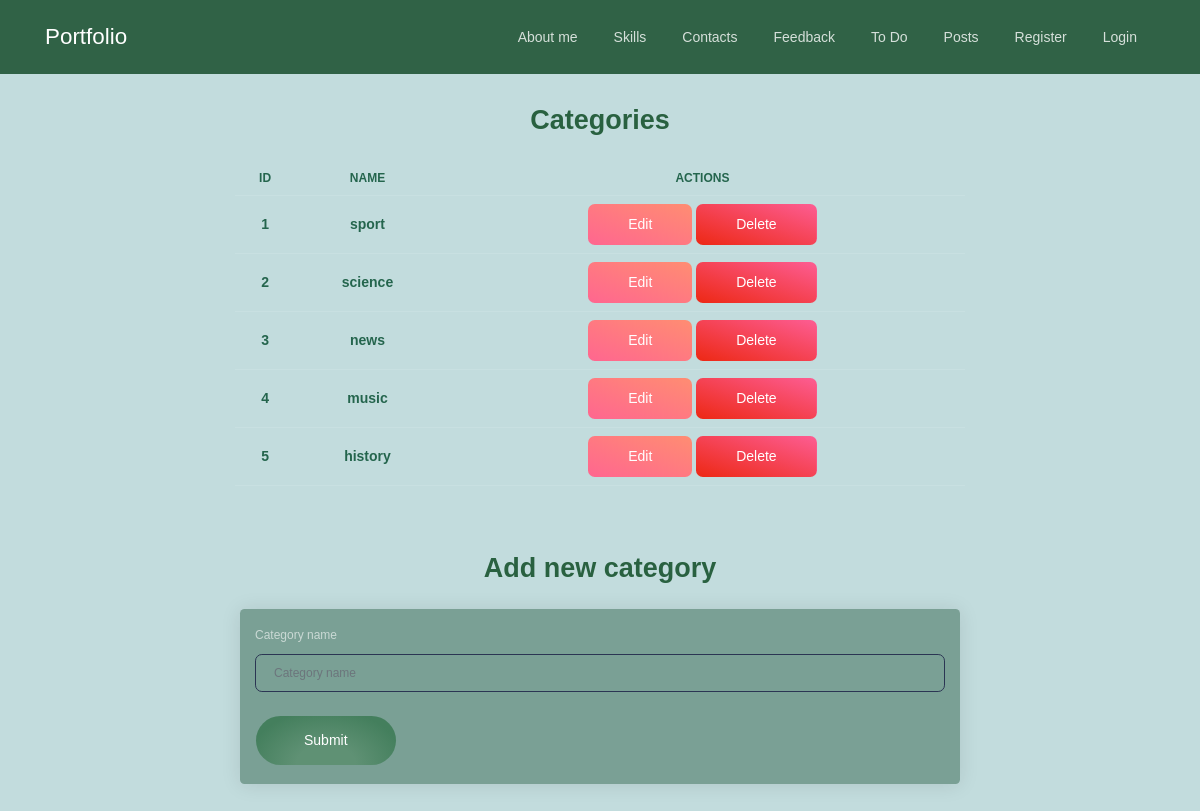
The page /categories on the database its author committed.
### app/post/models.py (models this page shows, shortened)
class Category(db.Model):
    id = db.Column(db.Integer, primary_key=True)
    name = db.Column(db.String)

### app/post/views.py (the view, shortened to what this page needs)
@post_blueprint.route('/categories', methods=['GET', 'POST'])
def categories():
    form = CategoryForm()
    categories = Category.query.all()
    return render_template('categories.html', form=form, categories=categories)

### app/post/forms.py
class CategoryForm(FlaskForm):
    name = StringField("Category name",
                       validators=[DataRequired(message="This field is required."),])
    submit = SubmitField("Submit")

### app/post/templates/post/categories.html (shortened to what this page needs)
{% extends "base.html" %}
{% from "_formhelpers.html" import render_field %}
{% block body %}
<div class="text-center">
    <h2 class="title custom-title">Categories</h2>
  </div>
<div class="container">
    <div class="row justify-content-center">
      <div class="col-md-8">
        <table class="table">
          <thead>
            <tr>
              <th>ID</th>
              <th>Name</th>
              <th>Actions</th>
            </tr>
          </thead>
          <tbody>
            {% for category in categories %}
              <tr>
                <td>{{ category.id }}</td>
                <td>{{ category.name }}</td>
                <td>
                  <a href="{{ url_for('post.edit_category', category_id=category.id) }}" class="btn btn-warning">Edit</a>
                  <form action="{{ url_for('post.delete_category', category_id=category.id) }}" method="post" style="display: inline-block;">
                    <button type="submit" class="btn btn-danger">Delete</button>
                  </form>
                </td>
              </tr>
            {% endfor %}
          </tbody>
        </table>
      </div>
    </div>
  </div>
<div style="text-align: center; padding-top: 20px;">
    <h2 class="title custom-title">
        Add new category</h2>
</div>
<div class="card custom-card-color mx-auto" style="max-width: 60%;">
    <div class="card-body">
        <form class="form" method="post" action="{{ url_for('post.categories') }}" novalidate >
                {{ render_field(form.name)}}
            {{ form.submit(class="btn-round btn custom-color-btn btn-lg") }}
        </form>
    </div>
</div>
{% endblock %}

### app/static/css/style.css (style rules this page uses)
body { background-color: #c2dcdd; }
a { color: #306246; }
.custom-title { color: #296140; }
table { width: 100%; border-collapse: collapse; }
table th, table td, table thead tr th { text-align: center; padding: 8px; font-weight: bold; border-bottom: 1px solid #525f7f; color: #24654d; }
.table thead tr th { text-align: center; padding: 8px; font-weight: bold; color: #24654d; }
.table > tbody > tr > td { text-align: center; padding: 8px; font-weight: bold; color: #24654d; }
.custom-color-btn { background: radial-gradient(ellipse at bottom, #5f9174 30%, #447f5d 80%); }
.custom-card-color { background-color: #7AA095; }

### rows shown on the page
Category: id "1", name "sport"
Category: id "2", name "science"
Category: id "3", name "news"
Category: id "4", name "music"
Category: id "5", name "history"

### other values the page prints
{{ name }} "About me" "Skills" "Contacts" "Feedback" "To Do" "Posts" "Register" "Login"
{{ field.label }} "Category name"
